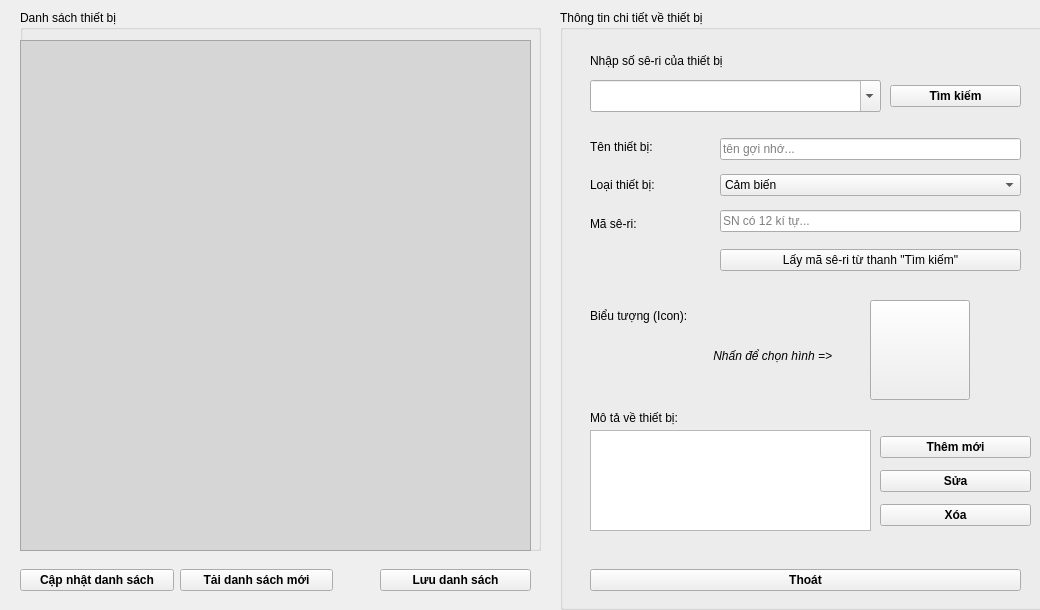
<?xml version="1.0" encoding="UTF-8"?>
<ui version="4.0">
 <class>AddNewDevice</class>
 <widget class="QWidget" name="AddNewDevice">
  <property name="windowModality">
   <enum>Qt::ApplicationModal</enum>
  </property>
  <property name="geometry">
   <rect>
    <x>0</x>
    <y>0</y>
    <width>1040</width>
    <height>610</height>
   </rect>
  </property>
  <property name="windowTitle">
   <string>STEMe - Thêm thiết bị mới</string>
  </property>
  <property name="windowIcon">
   <iconset resource="image.qrc">
    <normaloff>:/image/AddDevice_icon_2.jpg</normaloff>:/image/AddDevice_icon_2.jpg</iconset>
  </property>
  <widget class="QGroupBox" name="groupBox_2">
   <property name="geometry">
    <rect>
     <x>560</x>
     <y>10</y>
     <width>501</width>
     <height>600</height>
    </rect>
   </property>
   <property name="title">
    <string>Thông tin chi tiết về thiết bị</string>
   </property>
   <property name="flat">
    <bool>false</bool>
   </property>
   <widget class="QTextEdit" name="textEdit_Infor_Description">
    <property name="geometry">
     <rect>
      <x>30</x>
      <y>420</y>
      <width>281</width>
      <height>101</height>
     </rect>
    </property>
    <property name="readOnly">
     <bool>false</bool>
    </property>
   </widget>
   <widget class="QLabel" name="label_4">
    <property name="geometry">
     <rect>
      <x>30</x>
      <y>396</y>
      <width>209</width>
      <height>23</height>
     </rect>
    </property>
    <property name="text">
     <string>Mô tả về thiết bị:</string>
    </property>
   </widget>
   <widget class="QWidget" name="verticalLayoutWidget">
    <property name="geometry">
     <rect>
      <x>30</x>
      <y>120</y>
      <width>121</width>
      <height>110</height>
     </rect>
    </property>
    <layout class="QVBoxLayout" name="verticalLayout">
     <item>
      <widget class="QLabel" name="label_2">
       <property name="text">
        <string>Tên thiết bị:</string>
       </property>
      </widget>
     </item>
     <item>
      <widget class="QLabel" name="label">
       <property name="text">
        <string>Loại thiết bị:</string>
       </property>
      </widget>
     </item>
     <item>
      <widget class="QLabel" name="label_3">
       <property name="text">
        <string>Mã sê-ri:</string>
       </property>
      </widget>
     </item>
    </layout>
   </widget>
   <widget class="QWidget" name="verticalLayoutWidget_2">
    <property name="geometry">
     <rect>
      <x>160</x>
      <y>120</y>
      <width>301</width>
      <height>111</height>
     </rect>
    </property>
    <layout class="QVBoxLayout" name="verticalLayout_2">
     <item>
      <widget class="QLineEdit" name="lineEdit_Info_Name">
       <property name="maxLength">
        <number>20</number>
       </property>
       <property name="alignment">
        <set>Qt::AlignJustify|Qt::AlignVCenter</set>
       </property>
       <property name="placeholderText">
        <string>tên gợi nhớ...</string>
       </property>
      </widget>
     </item>
     <item>
      <widget class="QComboBox" name="comboBox_typeDevice">
       <item>
        <property name="text">
         <string>Cảm biến</string>
        </property>
       </item>
       <item>
        <property name="text">
         <string>Mô-đun thực hành</string>
        </property>
       </item>
       <item>
        <property name="text">
         <string>Mô hình thí nghiệm</string>
        </property>
       </item>
       <item>
        <property name="text">
         <string>Cài đặt và tiện ích</string>
        </property>
       </item>
       <item>
        <property name="text">
         <string>Quản lý</string>
        </property>
       </item>
      </widget>
     </item>
     <item>
      <widget class="QLineEdit" name="lineEdit_Info_SerialNumber">
       <property name="maxLength">
        <number>20</number>
       </property>
       <property name="alignment">
        <set>Qt::AlignJustify|Qt::AlignVCenter</set>
       </property>
       <property name="placeholderText">
        <string>SN có 12 kí tự...</string>
       </property>
      </widget>
     </item>
    </layout>
   </widget>
   <widget class="QPushButton" name="pushButton_Infor_Icon">
    <property name="geometry">
     <rect>
      <x>310</x>
      <y>290</y>
      <width>100</width>
      <height>100</height>
     </rect>
    </property>
    <property name="text">
     <string/>
    </property>
    <property name="iconSize">
     <size>
      <width>100</width>
      <height>100</height>
     </size>
    </property>
   </widget>
   <widget class="QLabel" name="label_5">
    <property name="geometry">
     <rect>
      <x>30</x>
      <y>290</y>
      <width>131</width>
      <height>32</height>
     </rect>
    </property>
    <property name="text">
     <string>Biểu tượng (Icon):</string>
    </property>
   </widget>
   <widget class="QLabel" name="label_search">
    <property name="geometry">
     <rect>
      <x>30</x>
      <y>40</y>
      <width>431</width>
      <height>21</height>
     </rect>
    </property>
    <property name="font">
     <font>
      <weight>50</weight>
      <bold>false</bold>
     </font>
    </property>
    <property name="text">
     <string>Nhập số sê-ri của thiết bị</string>
    </property>
   </widget>
   <widget class="QComboBox" name="comboBox_Search">
    <property name="geometry">
     <rect>
      <x>30</x>
      <y>70</y>
      <width>291</width>
      <height>32</height>
     </rect>
    </property>
    <property name="editable">
     <bool>true</bool>
    </property>
    <property name="maxCount">
     <number>12</number>
    </property>
   </widget>
   <widget class="QWidget" name="horizontalLayoutWidget">
    <property name="geometry">
     <rect>
      <x>30</x>
      <y>550</y>
      <width>431</width>
      <height>41</height>
     </rect>
    </property>
    <layout class="QHBoxLayout" name="horizontalLayout">
     <item>
      <widget class="QPushButton" name="pushButton_Cancel">
       <property name="font">
        <font>
         <weight>75</weight>
         <bold>true</bold>
        </font>
       </property>
       <property name="text">
        <string>Thoát</string>
       </property>
      </widget>
     </item>
    </layout>
   </widget>
   <widget class="QWidget" name="horizontalLayoutWidget_2">
    <property name="geometry">
     <rect>
      <x>330</x>
      <y>70</y>
      <width>131</width>
      <height>32</height>
     </rect>
    </property>
    <layout class="QHBoxLayout" name="horizontalLayout_2">
     <item>
      <widget class="QPushButton" name="pushButton_Search">
       <property name="font">
        <font>
         <weight>75</weight>
         <bold>true</bold>
        </font>
       </property>
       <property name="text">
        <string>Tìm kiếm</string>
       </property>
      </widget>
     </item>
    </layout>
   </widget>
   <widget class="QWidget" name="verticalLayoutWidget_3">
    <property name="geometry">
     <rect>
      <x>320</x>
      <y>420</y>
      <width>151</width>
      <height>104</height>
     </rect>
    </property>
    <layout class="QVBoxLayout" name="verticalLayout_3">
     <item>
      <widget class="QPushButton" name="pushButton_AddDevice">
       <property name="font">
        <font>
         <weight>75</weight>
         <bold>true</bold>
        </font>
       </property>
       <property name="text">
        <string>Thêm mới</string>
       </property>
      </widget>
     </item>
     <item>
      <widget class="QPushButton" name="pushButton_Update">
       <property name="font">
        <font>
         <weight>75</weight>
         <bold>true</bold>
        </font>
       </property>
       <property name="text">
        <string>Sửa</string>
       </property>
      </widget>
     </item>
     <item>
      <widget class="QPushButton" name="pushButton_Remove">
       <property name="font">
        <font>
         <weight>75</weight>
         <bold>true</bold>
        </font>
       </property>
       <property name="text">
        <string>Xóa</string>
       </property>
      </widget>
     </item>
    </layout>
   </widget>
   <widget class="QLabel" name="label_6">
    <property name="geometry">
     <rect>
      <x>140</x>
      <y>330</y>
      <width>161</width>
      <height>32</height>
     </rect>
    </property>
    <property name="font">
     <font>
      <italic>true</italic>
     </font>
    </property>
    <property name="text">
     <string>    Nhấn để chọn hình =&gt;</string>
    </property>
   </widget>
   <widget class="QWidget" name="horizontalLayoutWidget_5">
    <property name="geometry">
     <rect>
      <x>160</x>
      <y>230</y>
      <width>301</width>
      <height>41</height>
     </rect>
    </property>
    <layout class="QHBoxLayout" name="horizontalLayout_5">
     <item>
      <widget class="QPushButton" name="pushButton_getSerialFromSearch">
       <property name="text">
        <string>Lấy mã sê-ri từ thanh &quot;Tìm kiếm&quot;</string>
       </property>
       <property name="shortcut">
        <string/>
       </property>
      </widget>
     </item>
    </layout>
   </widget>
  </widget>
  <widget class="QGroupBox" name="groupBox">
   <property name="geometry">
    <rect>
     <x>20</x>
     <y>10</y>
     <width>521</width>
     <height>541</height>
    </rect>
   </property>
   <property name="styleSheet">
    <string notr="true"/>
   </property>
   <property name="title">
    <string>Danh sách thiết bị</string>
   </property>
   <property name="flat">
    <bool>false</bool>
   </property>
   <widget class="QTableView" name="tableView_Device">
    <property name="geometry">
     <rect>
      <x>0</x>
      <y>30</y>
      <width>511</width>
      <height>511</height>
     </rect>
    </property>
    <property name="styleSheet">
     <string notr="true">background-color: rgb(214, 214, 214);</string>
    </property>
   </widget>
  </widget>
  <widget class="QWidget" name="horizontalLayoutWidget_3">
   <property name="geometry">
    <rect>
     <x>20</x>
     <y>560</y>
     <width>313</width>
     <height>41</height>
    </rect>
   </property>
   <layout class="QHBoxLayout" name="horizontalLayout_3">
    <item>
     <widget class="QPushButton" name="pushButton_ListDevice_Update">
      <property name="font">
       <font>
        <weight>75</weight>
        <bold>true</bold>
       </font>
      </property>
      <property name="text">
       <string>Cập nhật danh sách</string>
      </property>
     </widget>
    </item>
    <item>
     <widget class="QPushButton" name="pushButton_ListDevice_Replace">
      <property name="font">
       <font>
        <weight>75</weight>
        <bold>true</bold>
       </font>
      </property>
      <property name="text">
       <string>Tải danh sách mới</string>
      </property>
     </widget>
    </item>
   </layout>
  </widget>
  <widget class="QWidget" name="horizontalLayoutWidget_4">
   <property name="geometry">
    <rect>
     <x>380</x>
     <y>560</y>
     <width>151</width>
     <height>41</height>
    </rect>
   </property>
   <layout class="QHBoxLayout" name="horizontalLayout_4">
    <item>
     <widget class="QPushButton" name="pushButton_ListDevice_Save">
      <property name="font">
       <font>
        <weight>75</weight>
        <bold>true</bold>
       </font>
      </property>
      <property name="text">
       <string>Lưu danh sách</string>
      </property>
     </widget>
    </item>
   </layout>
  </widget>
 </widget>
 <resources>
  <include location="image.qrc"/>
 </resources>
 <connections/>
</ui>
